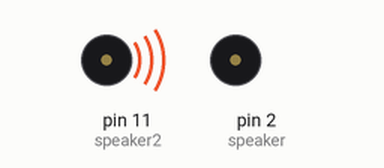
Recording of a sketch running on a simulated Arduino Uno, built with avr-gcc and run on an emulated ATmega328P. On the bench: buzzer (waves = sounding, pin HIGH). At 0.0 s the program stops and its outputs stay as they are.

Above: at 0.1 s.
Timing chart, 0 to 1.5 s (numbered marks = the images above):
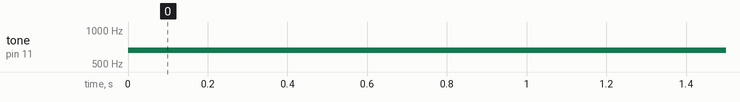

The sketch:

GerudoValley.ino
```cpp
/*
  Author: Jeremy Roy

  This program plays the Kirby Dreamland song in a loop to a piezo speaker connected
  to pin 2 of an Arduino micro-controller.  It's a great way of impressing friends.

  WARNING:
	After running this program, the Kirby Dreamland theme song will be stuck
	in your head for approximately 1.352 weeks.  Users beware.
*/

const float C0 = 16.35;
const float CS0 = 17.32;
const float D0 = 18.35;
const float DS0 = 19.45;
const float E0 = 20.6;
const float F0 = 21.83;
const float FS0 = 23.12;
const float G0 = 24.5;
const float GS0 = 25.96;
const float An0 = 27.5;
const float Bf0 = 29.14;
const float B_0 = 30.87;
const float C1 = 32.7;
const float CS1 = 34.65;
const float D1 = 36.71;
const float DS1 = 38.89;
const float E1 = 41.2;
const float F1 = 43.65;
const float FS1 = 46.25;
const float G1 = 49;
const float GS1 = 51.91;
const float An1 = 55;
const float Bf1 = 58.27;
const float B_1 = 61.74;
const float C2 = 65.41;
const float CS2 = 69.3;
const float D2 = 73.42;
const float DS2 = 77.78;
const float E2 = 82.41;
const float F2 = 87.31;
const float FS2 = 92.5;
const float G2 = 98;
const float GS2 = 103.83;
const float An2 = 110;
const float Bf2 = 116.54;
const float B2 = 123.47;
const float C3 = 130.81;
const float CS3 = 138.59;
const float D3 = 146.83;
const float DS3 = 155.56;
const float E3 = 164.81;
const float F3 = 174.61;
const float FS3 = 185;
const float G3 = 196;
const float GS3 = 207.65;
const float An3 = 220;
const float Bf3 = 233.08;
const float B3 = 246.94;
const float C4 = 261.63;
const float CS4 = 277.18;
const float D4 = 293.66;
const float DS4 = 311.13;
const float E4 = 329.63;
const float F4 = 349.23;
const float FS4 = 369.99;
const float G4 = 392;
const float GS4 = 415.3;
const float An4 = 440;
const float Bf4 = 466.16;
const float B4 = 493.88;
const float C5 = 523.25;
const float CS5 = 554.37;
const float D5 = 587.33;
const float DS5 = 622.25;
const float E5 = 659.25;
const float F5 = 698.46;
const float FS5 = 739.99;
const float G5 = 783.99;
const float GS5 = 830.61;
const float An5 = 880;
const float Bf5 = 932.33;
const float B5 = 987.77;
const float C6 = 1046.5;
const float CS6 = 1108.73;
const float D6 = 1174.66;
const float DS6 = 1244.51;
const float E6 = 1318.51;
const float F6 = 1396.91;
const float FS6 = 1479.98;
const float G6 = 1567.98;
const float GS6 = 1661.22;
const float An6 = 1760;
const float Bf6 = 1864.66;
const float B6 = 1975.53;
const float C7 = 2093;
const float CS7 = 2217.46;
const float D7 = 2349.32;
const float DS7 = 2489.02;
const float E7 = 2637.02;
const float F7 = 2793.83;
const float FS7 = 2959.96;
const float G7 = 3135.96;
const float GS7 = 3322.44;
const float An7 = 3520;
const float Bf7 = 3729.31;
const float B7 = 3951.07;
const float C8 = 4186.01;
const float CS8 = 4434.92;
const float D8 = 4698.63;
const float DS8 = 4978.03;
const float E8 = 5274.04;
const float F8 = 5587.65;
const float FS8 = 5919.91;
const float G8 = 6271.93;
const float GS8 = 6644.88;
const float An8 = 7040;
const float Bf8 = 7458.62;
const float B8 = 7902.13;

const int q = 500;
const int h = q/2;
const int e = q/4;
const int d = q*2;
const int hole = q*4;

int count = 0;

int intro[] =     {0, CS5, FS5, GS5,  An5, CS5, FS5, GS5,  An5};
int introDual[] = {0, CS6, FS6, GS6,  An6, CS6, FS6, GS6,  An6};
int timeIntro[] = {e,   e,   e,   e,  h+e,   e,   e,   e,  h+e};

int intro2[] =     {0, B4, E5, FS5,  GS5, B4, E5, FS5,  GS5, 0, FS5, GS5, FS5,  F5};
int introDual2[] = {0, B5, E6, FS6,  GS6, B5, E6, FS6,  GS6, 0, FS6, GS6, FS6,  F6};
int timeIntro2[] = {e,  e,  e,   e,  h+e,  e,  e,   e,  h+e, e,   e,   e,   e, q+d};


//declare pin
int speaker = 2;
int speaker2 = 11;

void setup(){
  pinMode(speaker, OUTPUT);
  Serial.begin(9600);
}

void loop(){
  /*play(intro, timeIntro, 9);
  play(intro, timeIntro, 9);
  play(intro2, timeIntro2, 14);
  playDual(intro, timeIntro, introDual, 9);
  playDual(intro, timeIntro, introDual, 9);
  playDual(intro2, timeIntro2, introDual2, 9);*/
  //tone(2, C5, 500);
  tone(11, E5, 500);
  //delay(500);
  //noTone(2);
  //noTone(11);
  while(1);
}

void play(int notes[], int time[], int length){
    for (count = 0; count < length; count++){
    if (notes[count] == 0){
      noTone(speaker);
      delay(time[count]);
    }
    else{
      tone(speaker, notes[count]);
      delay(time[count]);
    }
    noTone(speaker);
    delay(30);
  }
}

void playDual(int notes[], int time[], int notesDual[], int length){
    for (count = 0; count < length; count++){
    if (notes[count] == 0){
      noTone(speaker);
      noTone(speaker2);
      delay(time[count]);
    }
    else{
      tone(speaker, notes[count]);
      tone(speaker2, notesDual[count]);
      delay(time[count]);
    }
    noTone(speaker);
    delay(30);
  }
}
```

Measured:
- by itself, tone on pin 11 (speaker2): silent → 659 Hz at 0.00 s
